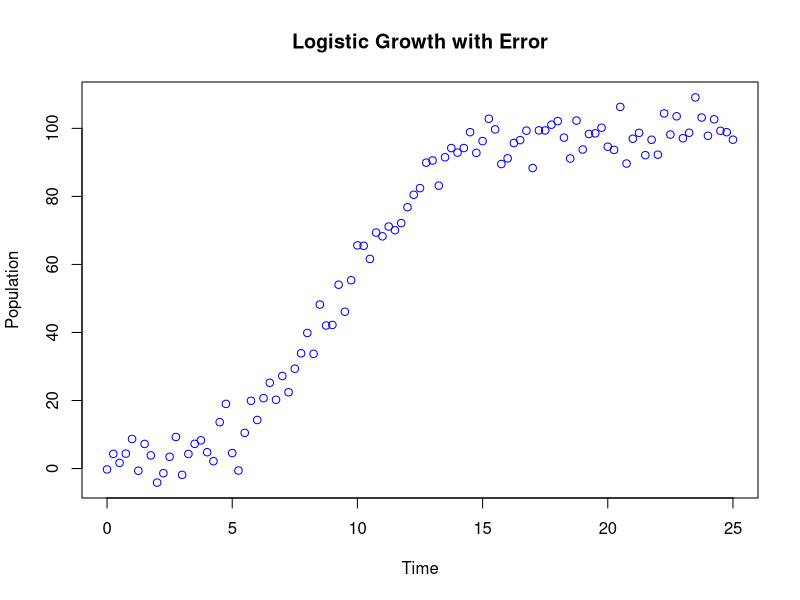

Source code (R):
## ---- chunk 1
# Parameters
time <- seq(0, 25, 0.25)
r <- 0.5
K <- 100
error <- 5
y0 <- 1

# Logistic growth function with error
logistic <- function(t, r, K, y0, error) {
  growth <- K / (1 + ((K - y0) / y0) * exp(-r * t))
  return(growth + rnorm(1, mean = 0, sd = error))  # Add random error
}

# Apply the logistic function over the time vector
y <- sapply(time, logistic, r = r, K = K, y0 = y0, error = error)

# Plot the result
plot(time, y, col = "blue", xlab = "Time", ylab = "Population", main = "Logistic Growth with Error")
## ---- chunk 2
#| echo: false
2 * 2
